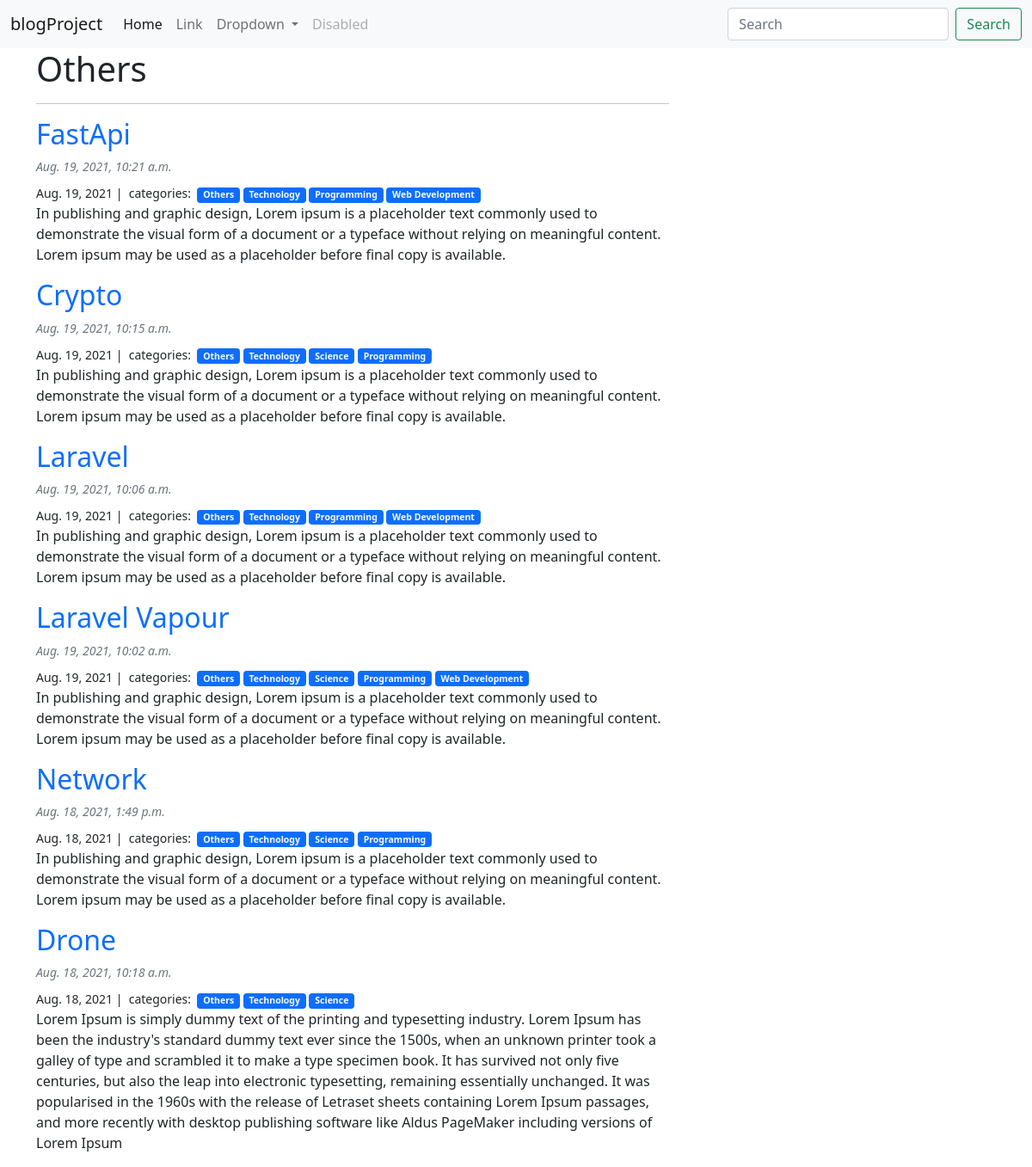
Page /Others/ on the committed database.
### blog_post/models.py (models this page shows, shortened)
class Category(models.Model):
  name = models.CharField(max_length=20)

class Post(models.Model):
  title = models.CharField(max_length=255)
  created_by = models.ForeignKey(Account, on_delete=models.CASCADE)
  body  = models.TextField()
  created = models.DateTimeField(auto_now_add=True)
  last_modified = models.DateTimeField(auto_now=True)
  image         = models.ImageField(default='post_pics/default.jpg',upload_to='post_pics',null=True,blank=True)
  categories = models.ManyToManyField('Category',related_name='posts')

### blog_post/views.py (the view)
# urls.py: path('<category>/',views.blog_category,name="blog_category"),
def blog_category(request, category):
  posts = Post.objects.filter(
    categories__name__contains=category
  ).order_by('-created')
  context = {
    'category':category,
    'posts':posts
  }
  return render(request,'post/blog_category.html',context)

### templates/post/blog_category.html
{% extends 'base.html' %}
{% block content %}
<div class="container">
  <div class="row">
    <div class="col-md-8">
      <h1>{{ category | title }}</h1>
      <hr>
      {% for post in posts %}
      <h2> <a class="text-decoration-none " href="{% url 'blog_post:blog_detail'  post.id %}">{{ post.title }}</a> </h2>
      <small>
        <div class="text-muted fst-italic mb-2">{{ post.created }}</div>
        {{ post.created.date }} |&nbsp;
        categories:&nbsp;
        {% for category in post.categories.all %}
        <a class="badge bg-primary text-decoration-none link-light" href="{% url 'blog_post:blog_category' category.name %}">
          {{ category.name }}
        </a>
        {% endfor %}
      </small>
       <p>{{ post.body }}</p>
      {% endfor %}
    </div>
  </div>
</div>
{% endblock %}

### rows in the picture
Category: name "Others"
Post: title "FastApi", created "Aug. 19, 2021, 10:21 a.m.", created "Aug. 19, 2021", body "In publishing and graphic design, Lorem ipsum is a placeholder text commonly used to demonstrate the visual form of a document or a typeface without relying on meaningful content. Lorem ipsum may be used as a placeholder before final copy is available."
Category: name "Technology"
Category: name "Programming"
Category: name "Web Development"
Post: title "Crypto", created "Aug. 19, 2021, 10:15 a.m.", created "Aug. 19, 2021", body "In publishing and graphic design, Lorem ipsum is a placeholder text commonly used to demonstrate the visual form of a document or a typeface without relying on meaningful content. Lorem ipsum may be used as a placeholder before final copy is available."
Category: name "Science"
Post: title "Laravel", created "Aug. 19, 2021, 10:06 a.m.", created "Aug. 19, 2021", body "In publishing and graphic design, Lorem ipsum is a placeholder text commonly used to demonstrate the visual form of a document or a typeface without relying on meaningful content. Lorem ipsum may be used as a placeholder before final copy is available."
Post: title "Laravel Vapour", created "Aug. 19, 2021, 10:02 a.m.", created "Aug. 19, 2021", body "In publishing and graphic design, Lorem ipsum is a placeholder text commonly used to demonstrate the visual form of a document or a typeface without relying on meaningful content. Lorem ipsum may be used as a placeholder before final copy is available."
Post: title "Network", created "Aug. 18, 2021, 1:49 p.m.", created "Aug. 18, 2021", body "In publishing and graphic design, Lorem ipsum is a placeholder text commonly used to demonstrate the visual form of a document or a typeface without relying on meaningful content. Lorem ipsum may be used as a placeholder before final copy is available."
Post: title "Drone", created "Aug. 18, 2021, 10:18 a.m.", created "Aug. 18, 2021", body "Lorem Ipsum is simply dummy text of the printing and typesetting industry. Lorem Ipsum has been the industry's standard dummy text ever since the 1500s, when an unknown printer took a galley of type and scrambled it to make a type specimen book. It has survived not only five centuries, but also the leap into electronic typesetting, remaining essentially unchanged. It was popularised in the 1960s with the release of Letraset sheets containing Lorem Ipsum passages, and more recently with desktop publishing software like Aldus PageMaker including versions of Lorem Ipsum"
